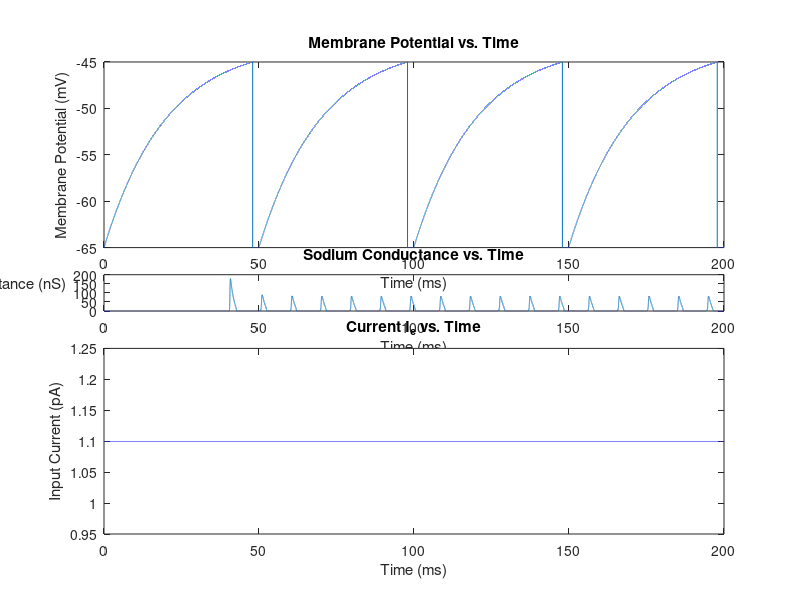

MATLAB code to generate this figure:
%% Part B (#3)
%% Hodgkin-Huxley
clear
close all

tic

GNa = 400; % nS
GK = 200; % nS
GL = 2; % nS
ENa = 99; % mV
EK = -85; % mV
VL = -65; % mV
C = 2; % pF

maxT = 200; % ms
deltaT = 0.002; % ms
Tswap = 40;
numiterations = maxT/deltaT;
time = 0:deltaT:maxT;

V = zeros(size(time));
m = zeros(size(time));
h = zeros(size(time));
n = zeros(size(time));

V(1) = VL;

Ie = zeros(size(time));
Ie((Tswap/deltaT)+1:end) = 200;

Im = zeros(size(time));
Na_cond = zeros(size(time));
K_cond = zeros(size(time));

Im(1) = GL*(V(1)-VL) + GNa*(m(1)^3)*h(1)*(V(1)-ENa) + GK*(n(1)^4)*(V(1)-EK);
Na_cond(1) = GNa*(m(1)^3)*h(1);
K_cond(1) = GK*(n(1)^4);

% transition rates for V(1)
a_m = (0.1*(V(1)+40)) / (1- exp(-0.1*(V(1)+40)));
a_h = 0.07 * exp(-0.05*(V(1)+65));
a_n = (0.01*(V(1)+55)) / (1- exp(-0.1*(V(1)+55)));
b_m = 4 * exp(-0.0556*(V(1)+65));
b_h = 1 / (1+ exp(-0.1*(V(1)+35)));
b_n = 0.125 * exp(-0.0125*(V(1)+65));

m_inf = a_m / (a_m + b_m);
h_inf = a_h / (a_h + b_h);
n_inf = a_n / (a_n + b_n);

m(1) = m_inf;
h(1) = h_inf;
n(1) = n_inf;

for i = 1:numiterations

    % transition rates for this V
    a_m = (0.1*(V(i)+40)) / (1- exp(-0.1*(V(i)+40)));
    a_h = 0.07 * exp(-0.05*(V(i)+65));
    a_n = (0.01*(V(i)+55)) / (1- exp(-0.1*(V(i)+55)));
    b_m = 4 * exp(-0.0556*(V(i)+65));
    b_h = 1 / (1+ exp(-0.1*(V(i)+35)));
    b_n = 0.125 * exp(-0.0125*(V(i)+65));

    dm_dt = a_m*(1-m(i)) - b_m*(m(i));
    dh_dt = a_h*(1-h(i)) - b_h*(h(i));
    dn_dt = a_n*(1-n(i)) - b_n*(n(i));

    m(i+1) = m(i) + dm_dt*deltaT;
    h(i+1) = h(i) + dh_dt*deltaT;
    n(i+1) = n(i) + dn_dt*deltaT;

    dV_dt = ( -GL*(V(i)-VL) - GNa*(m(i)^3)*h(i)*(V(i)-ENa) - GK*(n(i)^4)*(V(i)-EK) + Ie(i)) / C;
    V(i+1) = V(i) + dV_dt*deltaT;
    
    Im(i+1) = GL*(V(i+1)-VL) + GNa*(m(i+1)^3)*h(i+1)*(V(i+1)-ENa) + GK*(n(i+1)^4)*(V(i+1)-EK);
    Na_cond(i+1) = GNa*(m(i+1)^3)*h(i+1);
    K_cond(i+1) = GK*(n(i+1)^4);

end

fig1 = figure(1);
subplot(5,1,1)
plot(time, V)
xlabel('Time (ms)')
ylabel('Membrane Potential (mV)', 'Rotation', 0, 'HorizontalAlignment','right')
title('Membrane Potential vs. Time')

subplot(5,1,2)
plot(time, Im)
xlabel('Time (ms)')
ylabel('Total Membrane Current (pA)', 'Rotation', 0, 'HorizontalAlignment','right')
title('Total Membrane Current vs. Time')

subplot(5,1,3)
plot(time,Na_cond)
xlabel('Time (ms)')
ylabel('Na+ Conductance (nS)', 'Rotation', 0, 'HorizontalAlignment','right')
title('Sodium Conductance vs. Time')

subplot(5,1,4)
plot(time,K_cond)
xlabel('Time (ms)')
ylabel('K+ Conductance (nS)', 'Rotation', 0, 'HorizontalAlignment','right')
title('Potassium Conductance vs. Time')

subplot(5,1,5)
plot(time, Ie)
xlabel('Time (ms)')
ylabel('Input Current (pA)', 'Rotation', 0, 'HorizontalAlignment','right')
title('Current I_{e} vs. Time')

toc
%% LIF
clear
%close all

tic

GL = 50/1000; % uS
VL = -65; % mV
C = 1; % nF
Vspk = -45; % mV
Vr = -65; % mV
Tau = 2; % ms

maxT = 200; % ms
deltaT = 0.002; % ms
numiterations = maxT/deltaT;
time = 0:deltaT:maxT;

spikes = 0;
Tspikes = [];
V = zeros(size(time));
V(1) = VL;

Ie = 1.1*ones(size(time));

for i = 1:numiterations
    if V(i+1) == Vr
        continue
    end
    dV_dt = ((-GL*(V(i)-VL)) + Ie(i)) / C;
    V(i+1) = V(i) + dV_dt*deltaT;
    if V(i+1) > Vspk && V(i) < Vspk
        spikes = spikes+1;
        Tspikes(end+1) = i/10;
        V((i+1):(i+1+(Tau/deltaT))) = Vr;
    end 
end

fig1 = figure(1);
subplot(2,1,1)
plot(time, V(1:numiterations+1))
xlabel('Time (ms)')
ylabel('Membrane Potential (mV)')
title('Membrane Potential vs. Time')

subplot(2,1,2)
plot(time, Ie)
xlabel('Time (ms)')
ylabel('Input Current (pA)')
title('Current I_{e} vs. Time')

toc